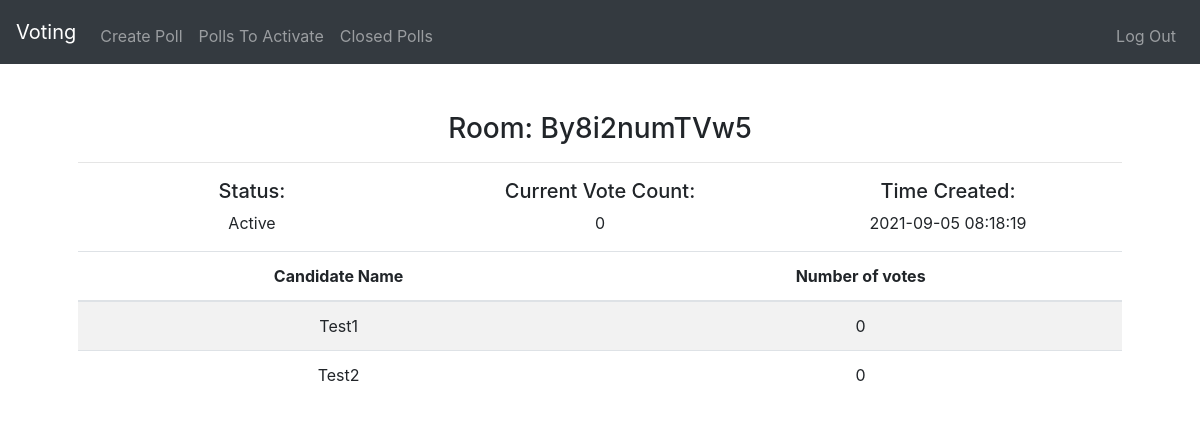
Before: /current-poll/By8i2numTVw5 (signed in) with the older database file.
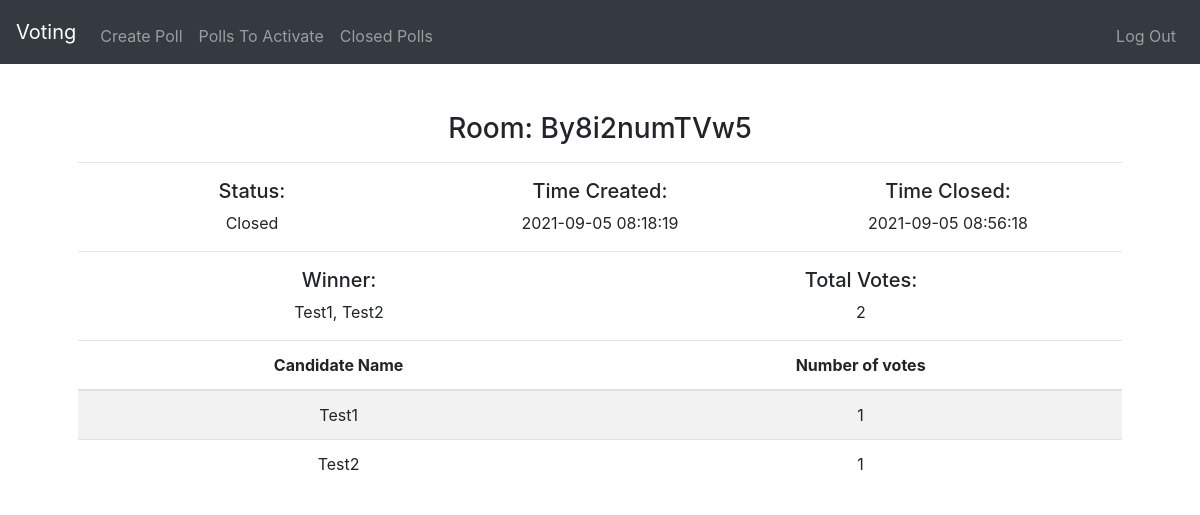
After: the same page with the newer database file.
### website/models.py (models this page shows)
class Poll(db.Model):
    id = db.Column(db.Integer, primary_key=True)
    user_id = db.Column(db.Integer, db.ForeignKey('user.id'))
    name = db.Column(db.String(150))
    status = db.Column(db.String(6))
    roomkey = db.Column(db.String(18), unique=True)
    time_created = db.Column(db.DateTime(timezone=True), default=func.now())
    num_candidates = db.Column(db.Integer)
    num_votes = db.Column(db.Integer, default=0)

class Candidate(db.Model):
    id = db.Column(db.Integer, primary_key=True)
    poll_id = db.Column(db.Integer, db.ForeignKey('poll.id'))
    roomkey = db.Column(db.String)
    name = db.Column(db.String(150))
    votes = db.Column(db.Integer)

class ClosedPoll(db.Model):
    id = db.Column(db.Integer, primary_key=True)
    poll_id = db.Column(db.Integer, db.ForeignKey('poll.id'), unique=True)
    winner = db.Column(db.String)
    time_closed = db.Column(db.DateTime(timezone=True), default=func.now())

### website/views.py (the view)
@views.route("/current-poll/<roomkey>", methods=["GET", "POST"])
@login_required
def current_poll(roomkey):
    candidates = db.session.query(Candidate).filter_by(roomkey=roomkey).all()
    poll = db.session.query(Poll).filter_by(
        roomkey=roomkey, user_id=current_user.id).first()
    if not poll:
        flash("You do not own a poll with this roomkey.", category="error")
        return redirect(url_for("views.homepage"))
    closed_poll = db.session.query(
        ClosedPoll).filter_by(poll_id=poll.id).first()
    return render_template("current_poll.html", user=current_user, candidates=candidates, poll=poll, closed_poll=closed_poll)

### website/__init__.py (called while the page is built)
def create_app():
    app = Flask(__name__)
    app.config['SECRET_KEY'] = "asdfasdfasdf asdfasdfasdf"
    app.config["SQLALCHEMY_DATABASE_URI"] = f'sqlite:///{DB_NAME}'
    app.config["SQLALCHEMY_TRACK_MODIFICATIONS"] = False
    db.init_app(app)
    from .views import views
    from .auth import auth
    app.register_blueprint(views, url_prefix="/")
    app.register_blueprint(auth, url_prefix="/")
    from .models import User
    create_database(app)
    login_manager = LoginManager()
    login_manager.login_view = "views.index"
    login_manager.init_app(app)
    @login_manager.user_loader
    def load_user(id):
        return User.query.get(int(id))
    return app

### website/templates/current_poll.html (shortened to what this page needs)
{% extends "layout.html" %}
{% block main %}
<h3>Room: {{ poll.roomkey }}</h3>
<hr>
{% if poll.status == "active" %}
    <div class="container">
        <div class="row">
            <div class="col">
                <h5>Status: </h5>Active
            </div>
            <div class="col">
                <h5>Current Vote Count: </h5>{{ poll.num_votes }}
            </div>
            <div class="col">
                <h5>Time Created: </h5>{{ poll.time_created }}
            </div>
        </div>
    </div>
{% else %}
    <div class="container">
        <div class="row">
            <div class="col">
                <h5>Status: </h5>Closed
            </div>
            <div class="col">
                <h5>Time Created: </h5>{{ poll.time_created }}
            </div>
            <div class="col">
                <h5>Time Closed: </h5>{{ closed_poll.time_closed }}
            </div>
        </div>
    </div>
    <hr>
    <div class="container">
        <div class="row">
            <div class="col">
                <h5>Winner: </h5>{{ closed_poll.winner }}
            </div>
            <div class="col">
                <h5>Total Votes: </h5>{{ poll.num_votes }}
            </div>
        </div>
    </div>
{% endif %}
<table class="table table-striped">
    <thead>
        <tr>
            <th>Candidate Name</th>
            <th>Number of votes</th>
        </tr>
    </thead>
    <tbody>
    {% for candidate in candidates %}
        <tr>
            <td>{{ candidate.name }}</td>
            <td>{{ candidate.votes }}</td>
        </tr>
    {% endfor %}
    </tbody>
</table>
{% endblock %}

### website/templates/layout.html (shortened to what this page needs)
<!DOCTYPE html>
<html lang="en">
    <head>
        <link rel="stylesheet"
              href="https://cdn.jsdelivr.net/npm/bootstrap@4.5.3/dist/css/bootstrap.min.css"
>
        <link href="/static/styles.css"
              rel="stylesheet">
    </head>
    <body>
        <nav class="navbar navbar-expand-lg navbar-dark bg-dark">
            {% if user and user.is_authenticated %}
                <a class="navbar-brand"
                href="/homepage">Voting</a>
            {% else %}
                <a class="navbar-brand"
                href="/">Voting</a>
            {% endif %}
            <div class="collapse navbar-collapse"
                 id="navbar">
                {% if user and user.is_authenticated %}
                <ul class="navbar-nav mr-auto mt-2">
                    <li class="nav-item"><a class="nav-link"
                           href="/create-poll">Create Poll</a></li>
                    <li class="nav-item"><a class="nav-link"
                           href="/polls-to-set">Polls To Activate</a></li>
                    <li class="nav-item"><a class="nav-link"
                           href="/closed-polls">Closed Polls</a></li>
                </ul>
                <ul class="navbar-nav ml-auto mt-2">
                    <li class="nav-item"><a class="nav-link"
                           href="/logout">Log Out</a></li>
                </ul>
                {% endif %}
            </div>
        </nav>
        <main class="container p-5">
            {% block main %}{% endblock %}
        </main>
    </body>
</html>

### website/static/styles.css (style rules this page uses)
main { overflow-x: auto; text-align: center; }

Changed rows visible on the page:
changed Poll "By8i2numTVw5": status "active" → "closed" (drawn); num_votes "0" → "2"
added ClosedPoll: time_closed "2021-09-05 08:56:18", winner "Test1, Test2"
changed Candidate "Test1": votes "0" → "1"
changed Candidate "Test2": votes "0" → "1"
Other visible differences:
text no longer shown: "Active Current Vote Count:"
text now shown: "Closed Time Closed: Winner: Total Votes:"
